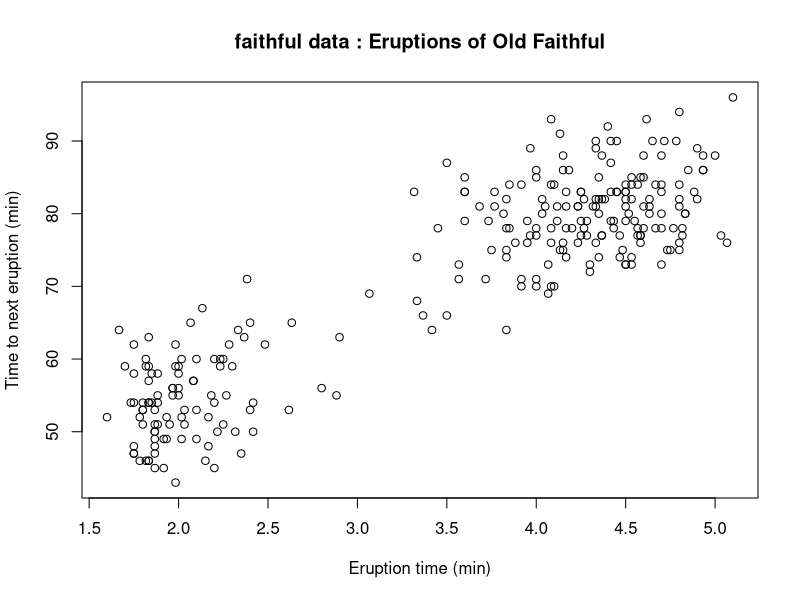

Write the R code that produced this figure. (Note: this script raises an error after producing the figure.)
# HW02
?faithful
str(faithful)
plot(faithful[,-3], 
     xlab = "Eruption time (min)", 
     ylab = "Time to next eruption (min)",
     main = "faithful data : Eruptions of Old Faithful")

#load library for multivariate normal
library(mvtnorm)

#load Old Faithful data frame
data(faithful)
mean(faithful[,1]);mean(faithful[,2])
var(faithful[,1]);var(faithful[,2])
cov(faithful[,1],faithful[,2])

# initial parameter estimates (chosen to be deliberately bad)
# 初始參數估計
theta <- list(wei=c(0.5,0.5),                      # 權重
              mu1=c(2,60),                         # 二元常態分配(一)
              sigma1=matrix(c(1,7,7,100),ncol=2),
              mu2=c(4,80),                         # 二元常態分配(二)
              sigma2=matrix(c(20,0,0,100),ncol=2))

# E-step: calculates conditional probabilities for latent variables (update y)
# 將樣本帶入計算隱藏變數的條件機率
E.step <- function(theta){
  x <- cbind(theta$wei[1] * dmvnorm(faithful,mean=theta$mu1,sigma=theta$sigma1),
             theta$wei[2] * dmvnorm(faithful,mean=theta$mu2,sigma=theta$sigma2))
  t(apply(x,1,function(x){x/sum(x)}))
}

# M-step: calculates the parameter estimates which maximise Q
# 將E.step所計算出的機率帶入估計新的參數(MLE)
M.step <- function(T){
  list(wei= apply(T,2,mean),
       mu1= apply(faithful,2,weighted.mean,T[,1]),
       mu2= apply(faithful,2,weighted.mean,T[,2]),
       sigma1= cov.wt(faithful,T[,1])$cov,
       sigma2= cov.wt(faithful,T[,2])$cov)
}

# function to plot current data
# 畫圖
# setup grid for plotting
xpts <- seq(from=1,to=6,length.out=272)
ypts <- seq(from=40,to=100,length.out=272)
plot.em <- function(theta){
  mixture.contour <- outer(xpts,ypts,function(x,y) {
    theta$wei[1]*dmvnorm(cbind(x,y),mean=theta$mu1,sigma=theta$sigma1) + theta$wei[2]*dmvnorm(cbind(x,y),mean=theta$mu2,sigma=theta$sigma2)
  })
  contour(xpts,ypts,mixture.contour,nlevels=8,drawlabel=FALSE,col="red",xlab="Eruption time (mins)",ylab="Waiting time (mins)",main="Waiting time vs Eruption time of the Old Faithful geyser")
  points(faithful)
}
data1 <- c(faithful)
for (i in 2:272) {
  data1 <- rbind(data1,faithful)
}
plot_em <- function(theta){
r1 <- rmvnorm(73984,mean=theta$mu1,sigma=theta$sigma1) 
colnames(r1) <- c("D1x","D1y")
r2 <- rmvnorm(73984,mean=theta$mu2,sigma=theta$sigma2)
colnames(r2) <- c("D2x","D2y")
data <- cbind(data1,r1,r2)
A <- ggplot(data)+
      labs(title = " Waiting time vs Eruption time of old faithful geyser", x = "Eruptions time (min)", y = "Time to next eruption (min)")+
      xlim(0,6)+ ylim(40,100)+
      geom_point(aes(x = eruptions, y = waiting))+
      stat_density2d(aes(x = D1x,y = D1y),col = "red")+
      theme(title = element_text(face="bold"))+
      stat_density2d(aes(x = D2x,y = D2y))+
      scale_fill_gradientn(colours=rainbow(9))+
      theme(panel.background = element_rect(colour="black",size = 2))
return(A)
}  
  
# plot initial contours
# 繪製初始輪廓
iter <- 1
plot_em(theta)
ggsave(filename=paste("EM",formatC(iter,width=4,flag="0"),".png",sep=""))
dev.off()

# run EM and plot
for (iter in 2:30){
  T <- E.step(theta)
  theta <- M.step(T)
  plot_em(theta)
  ggsave(filename=paste("EM",formatC(iter,width=4,flag="0"),".png",sep=""))
}
theta

# ggplot2
library(ggplot2)
ggplot(faithful)+
  labs(title = "faithful data : Eruptions of old faithful", x = "Eruption time (min)", y = "Time to next eruption (min)")+
  theme(title = element_text(size=20, face="bold"))+
  theme(panel.background = element_rect(colour="black",size = 2))+
  geom_point(aes(x=eruptions,y=waiting),color = "red")
  
  
# bivariate normal distribution plot
# 繪製二元常態分配圖
library(MASS)
# Dis.1
bivnorm <- mvrnorm(n=1000, mu = theta$mu1 ,Sigma = theta$sigma1)
bivnorm.kde <- kde2d(bivnorm[,1], bivnorm[,2], n=50)
persp(bivnorm.kde, phi=45, theta=40, shade=0.1, main="bivariate normal distribution plot")
image(bivnorm.kde, main="contour plot for Dis.1")
contour(bivnorm.kde, add=TRUE)
# Dis.2
bivnorm2 <- mvrnorm(n=1000, mu = theta$mu2 ,Sigma = theta$sigma2)
bivnorm.kde2 <- kde2d(bivnorm2[,1], bivnorm2[,2], n=50)
image(bivnorm.kde2, main="contour plot for Dis.2")
contour(bivnorm.kde2, add=TRUE)
# end